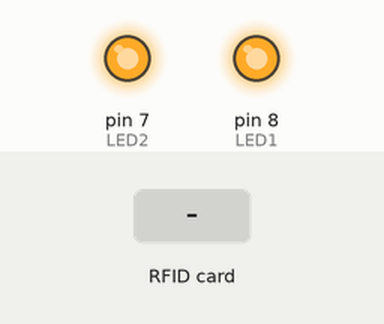
This sketch was run on a simulated Arduino Uno, built with avr-gcc and run on an emulated ATmega328P. Shown: output pins drawn as LEDs (lit = HIGH). The test bench sets the inputs (shaded band). Pins used as bus, display or sensor lines are not drawn; what the sketch prints to the serial monitor is not drawn.

Above: at 1.2 s.
1.3 s: RFID card 93 EE D4 A0 held to the reader
At 2.6 s:
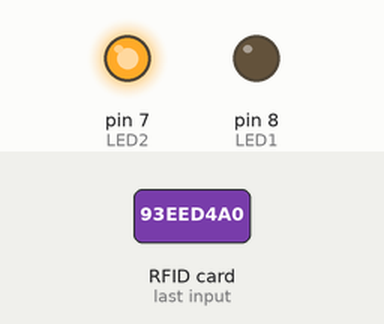
2.9 s: RFID card 03 26 B5 0E held to the reader
At 4.1 s:
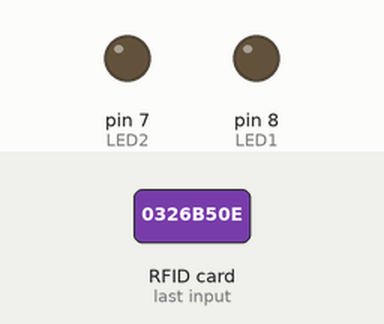
4.5 s: RFID card 93 EE D4 A0 held to the reader
At 5.6 s:
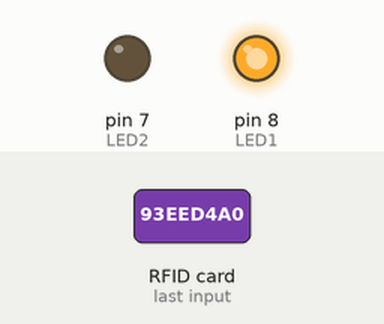
Timing chart, 0 to 7.5 s (numbered marks = the images above; inputs shaded):
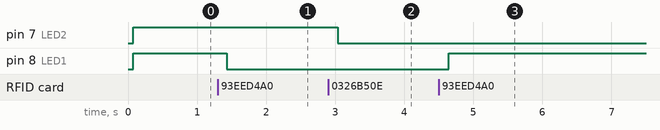

The sketch:

33.0_RFID_based_Project.ino
```cpp
#include <SPI.h>
#include <MFRC522.h>


#define SS_PIN 10
#define RST_PIN 9
#define LED1 8
#define LED2 7


MFRC522 mfrc522(SS_PIN, RST_PIN);
String tag_UID1 = "93EED4A0";
String tag_UID2 = "0326B50E";

boolean ledState1 = 1;
boolean ledState2 = 1;
void setup(){
  pinMode(LED1, OUTPUT);
  pinMode(LED2, OUTPUT);
  digitalWrite(LED1, LOW);
  digitalWrite(LED2, LOW);
  Serial.begin(115200);
  SPI.begin();
  mfrc522.PCD_Init();
}

int readID(){
  if(!mfrc522.PICC_IsNewCardPresent()){
    Serial.println("Please panch the card");
    return false;
  }
  if(!mfrc522.PICC_ReadCardSerial()){
    Serial.println("unknow card");
    return false;
  }

  //read the UID
  String tagID = "";
  for(uint8_t i=0; i<mfrc522.uid.size; i++){
    tagID.concat(String(mfrc522.uid.uidByte[i] < 0x10 ? "0" : ""));
    tagID.concat(String(mfrc522.uid.uidByte[i], HEX));
  }
  tagID.toUpperCase();

  mfrc522.PICC_HaltA(); //stop reading
  if(tagID == tag_UID1){
    Serial.println("person 1");
    return 1;

  }
  if(tagID == tag_UID2){
    Serial.println("person 2");
    return 2;
  }

}


void loop(){
  int val = readID();
  digitalWrite(LED1, ledState1);
  digitalWrite(LED2, ledState2);
  if(val == 1){
    ledState1 = !ledState1;
  }
  if(val == 2){
    ledState2 = !ledState2;
  }


delay(100);

}
```

Measured:
- after the input at 1.3 s, pin 8 (LED1): HIGH → LOW after 0.13 s
- after the input at 2.9 s, pin 7 (LED2): HIGH → LOW after 0.14 s
- after the input at 4.5 s, pin 8 (LED1): LOW → HIGH after 0.15 s
